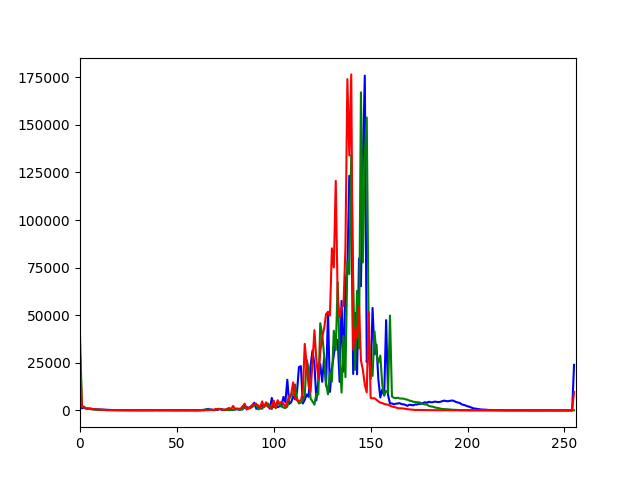
#> input picture output/histograms/bad1.png_histogram.png, 640 x 480 px, given as the content of the folder images, which was not available
$ python main.py
#> lines starting #> are read from the running program, lines starting #| are printed output that depends on the picture; pictures that were not available may be replaced by others from this repository, and a replacement may not be noted
### image_processing.py
import os
import cv2
import matplotlib.pyplot as plt
import numpy as np
import pandas as pd
import logging

def get_image_histogram(image_path):
#> called with image_path = 'images/bad1.png_histogram.png'
    logging.info(f'Generating histogram for {image_path}')
    # Read the image
    img = cv2.imread(image_path)
#> img is the input picture: shape (480, 640, 3); mean B, G, R 245.5, 245, 246.7

    # Calculate histogram using cv2.calcHist function
    color = ('b','g','r')
    for i, col in enumerate(color):
        histr = cv2.calcHist([img],[i],None,[256],[0,256])
        plt.plot(histr, color = col)
        plt.xlim([0,256])

    # Create a separate folder for histograms if it doesn't exist
    if not os.path.exists('histograms'):
        os.makedirs('histograms')

    # Extract the image name from the image path
    image_name = os.path.basename(image_path)

    # Save the plot in the histograms folder
    plt.savefig(f'histograms/{image_name}_histogram.png')
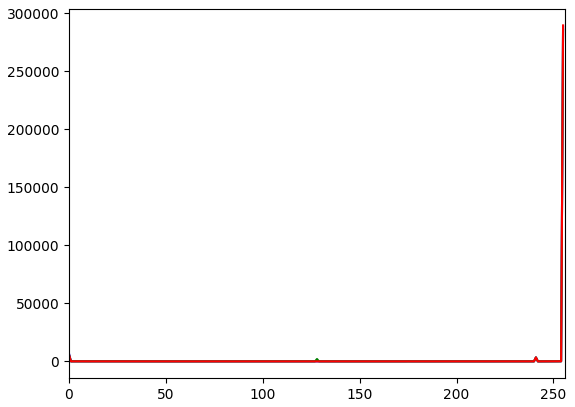
#> figure drawn by matplotlib, 1 panel; curve peaks at x = 255, y = 288586; curve peaks at x = 255, y = 285951; curve peaks at x = 255, y = 289705
    plt.close()
    logging.info(f'Histogram saved as histograms/{image_name}_histogram.png')

def get_pixel_std(image_path):
#> called with image_path = 'images/bad1.png_histogram.png'
    logging.info(f'Calculating standard deviation for {image_path}')
    # Read the image
    img = cv2.imread(image_path)

    # Calculate standard deviation of pixel values for each channel
    std_dev = cv2.meanStdDev(img)
#> std_dev = ([245.5, 245, 246.7], [44.82, 44.39, 41.85])

    return std_dev

def process_images(folder_path):
    logging.info(f'Processing images in {folder_path}')
    # Create a list to store the standard deviation data
    std_dev_data = []

    # Iterate over all files in the folder
    for filename in os.listdir(folder_path):
        if filename.endswith(".jpg") or filename.endswith(".png"):
            # Get the full image path
            image_path = os.path.join(folder_path, filename)

            # Generate and save histogram
            get_image_histogram(image_path)

            # Calculate and store standard deviation
            std_dev = get_pixel_std(image_path)
#> std_dev = ([245.5, 245, 246.7], [44.82, 44.39, 41.85])
            std_dev_data.append({'Image': filename, 'Blue_Channel': std_dev[1][0][0], 'Green_Channel': std_dev[1][1][0], 'Red_Channel': std_dev[1][2][0]})

    # Convert the list to a DataFrame
    std_dev_df = pd.DataFrame(std_dev_data)
#> std_dev_df = table of 1 rows and 4 columns

    # Save the standard deviation data to a csv file
    std_dev_df.to_csv('pixel_std_dev.csv', index=False)
    logging.info('Standard deviation data saved to pixel_std_dev.csv')

# [2 lines that do not run on import are left out]

### data_analysis.py
import pandas as pd
import matplotlib.pyplot as plt
import seaborn as sns
import logging

def analyze_data():

    logging.info('Loading the standard deviation data')
    std_dev_df = pd.read_csv('pixel_std_dev.csv')

    logging.info('Displaying the data')
    print(std_dev_df)

    logging.info('Plotting the standard deviation data')
    sns.set(style="whitegrid")
    plt.figure(figsize=(10, 6))
    sns.lineplot(data=std_dev_df.drop(['Image'], axis=1))
    plt.title('Standard Deviation of Pixel Values for Each Channel')
    plt.xlabel('Image Index')
    plt.ylabel('Standard Deviation')
    plt.savefig('std_dev_plot.png')
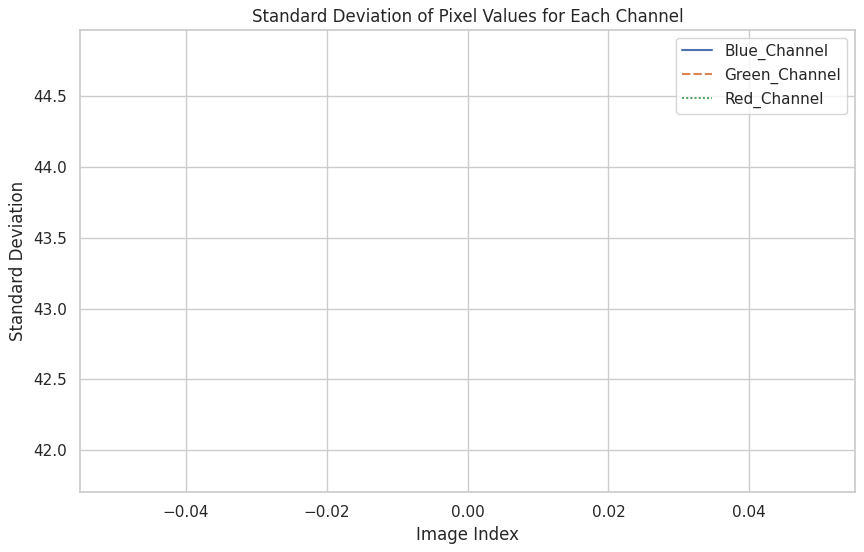
#> figure drawn by matplotlib, 1 panel
    plt.close()

    logging.info('Calculating and displaying some basic statistics')
    print("Basic Statistics:\n", std_dev_df.describe())

    logging.info('Calculating and displaying the correlation matrix')
    # Exclude 'Image' column when calculating the correlation matrix
    correlation_matrix = std_dev_df.drop('Image', axis=1).corr()
    print("Correlation Matrix:\n", correlation_matrix)

    logging.info('Plotting the correlation matrix')
    sns.heatmap(correlation_matrix, annot=True, cmap='coolwarm')
    plt.title('Correlation Matrix of Standard Deviation of Pixel Values for Each Channel')
    plt.savefig('correlation_matrix.png')
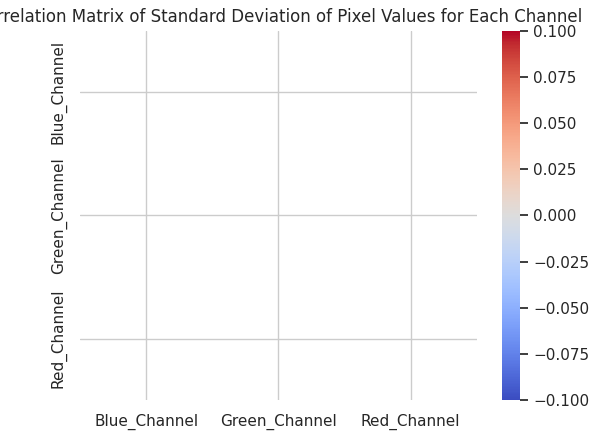
#> figure drawn by matplotlib, 2 panels
    plt.close()

# [3 lines that do not run on import are left out]

### additional_analysis.py
import os
import cv2
import numpy as np
import pandas as pd
import logging
from skimage.feature import graycomatrix, graycoprops
from skimage.color import rgb2gray

from skimage.util import img_as_ubyte

def get_glcm_features(image_path):
    # Read the image
#> called with image_path = 'images/bad1.png_histogram.png'
    img = cv2.imread(image_path)

    # Convert the image to grayscale
    gray_img = rgb2gray(img)
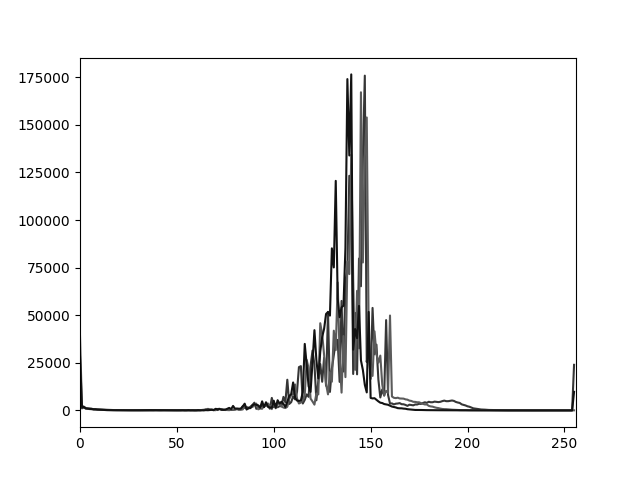
#> gray_img: shape (480, 640) float64; min 0, max 1, mean 0.962

    # Convert the float image to unsigned byte
    gray_img = img_as_ubyte(gray_img)

    # Calculate the gray-level co-occurrence matrix
    glcm = graycomatrix(gray_img, [1], [0, np.pi/4, np.pi/2, 3*np.pi/4])

    # Calculate the properties of the glcm
    contrast = graycoprops(glcm, 'contrast')[0, 0]
#> contrast = 843.1
    dissimilarity = graycoprops(glcm, 'dissimilarity')[0, 0]
#> dissimilarity = 5.41
    homogeneity = graycoprops(glcm, 'homogeneity')[0, 0]
#> homogeneity = 0.94
    energy = graycoprops(glcm, 'energy')[0, 0]
#> energy = 0.921
    correlation = graycoprops(glcm, 'correlation')[0, 0]
#> correlation = 0.768

    return contrast, dissimilarity, homogeneity, energy, correlation

def process_images_additional(folder_path):
    # Create a list to store the glcm features data
    glcm_data = []

    # Iterate over all files in the folder
    for filename in os.listdir(folder_path):
        if filename.endswith(".jpg") or filename.endswith(".png"):
            # Get the full image path
            image_path = os.path.join(folder_path, filename)

            # Calculate and store glcm features
            contrast, dissimilarity, homogeneity, energy, correlation = get_glcm_features(image_path)
#> contrast = 843.1; dissimilarity = 5.41; homogeneity = 0.94; energy = 0.921; correlation = 0.768
            glcm_data.append({'Image': filename, 'Contrast': contrast, 'Dissimilarity': dissimilarity, 'Homogeneity': homogeneity, 'Energy': energy, 'Correlation': correlation})

    # Convert the list to a DataFrame
    glcm_df = pd.DataFrame(glcm_data)
#> glcm_df = table of 1 rows and 6 columns

    # Save the glcm features data to a csv file
    glcm_df.to_csv('glcm_features.csv', index=False)

# [3 lines that do not run on import are left out]

### main.py
import image_processing
import data_analysis
import additional_analysis
import logging

logging.basicConfig(level=logging.INFO, format='%(asctime)s - %(levelname)s - %(message)s')

def main():
    # Define the path to the folder containing the images
    folder_path = 'images'

    # Process the images to generate histograms and calculate standard deviations
    image_processing.process_images(folder_path)

    # Analyze the standard deviation data
    data_analysis.analyze_data()

    # Perform additional analysis on the images
    additional_analysis.process_images_additional(folder_path)

if __name__ == "__main__":
    main()
